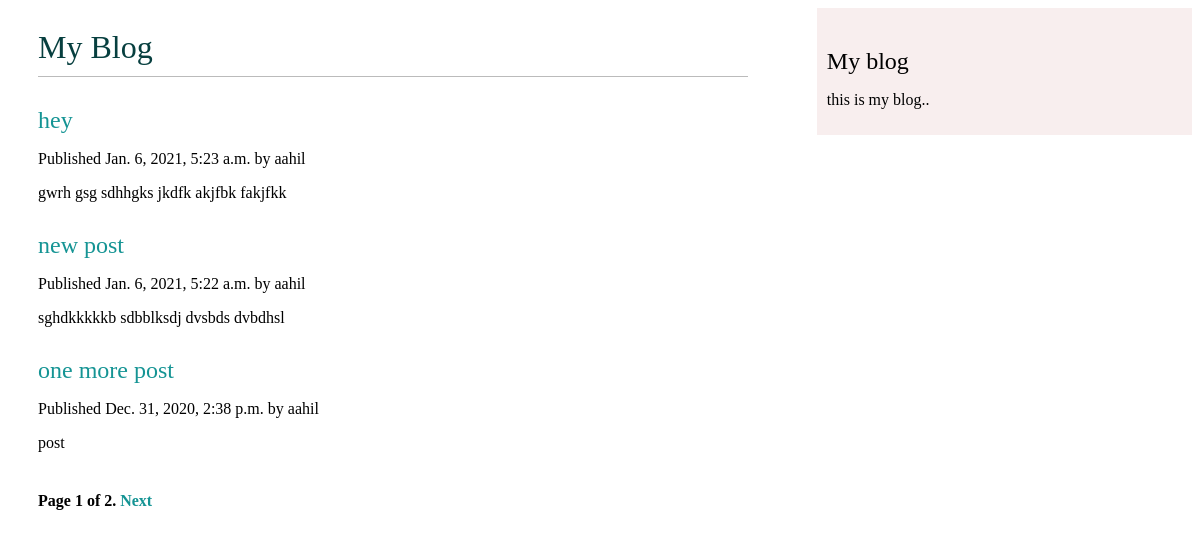
Screenshot of /blog/ with the database file from the repository.
### blog/models.py (models this page shows, shortened)
class Post(models.Model):
    STATUS_CHOICES=(('draft','Draft'),('published','Published'),)
    title=models.CharField(max_length=250)
    slug=models.SlugField(max_length=250,unique_for_date='publish')
    author=models.ForeignKey(User,on_delete=models.CASCADE,related_name='blog_posts')
    body=models.TextField()
    publish=models.DateTimeField(default=timezone.now)
    created=models.DateTimeField(auto_now_add=True)
    updated=models.DateTimeField(auto_now=True)
    status=models.CharField(max_length=10,choices=STATUS_CHOICES,default='draft')
    class Meta:
        ordering=('-publish',)
    object=models.Manager()
    published=PublishedManager()
    def get_absolute_url(self):
        return reverse('blog:post_detail',args=[self.publish.year,self.publish.month,self.publish.day,self.slug])

### blog/views.py (the view)
# urls.py: path('',views.post_list,name='post_list'),
def post_list(request):
    object_list=Post.published.all()
    paginator=Paginator(object_list,3)
    page=request.GET.get('page')
    try:
        posts=paginator.page(page)
    except PageNotAnInteger:
        posts=paginator.page(1)
    except EmptyPage:
        posts=paginator.page(paginator.num_pages)
    return render(request,'post/list.html',{'page':page,'posts':posts})

### blog/models.py (called while the page is built)
    def get_queryset(self):
        return super(PublishedManager,self).get_queryset().filter(status='published')

### templates/post/list.html (shortened to what this page needs)
{% extends "blog/base.html" %}
{% block content %}
<h1>My Blog</h1>
{% for post in posts %}
<h2>
    <a href="{{ post.get_absolute_url }}">
        {{post.title}}
    </a>
</h2>
<p class="date">
    Published {{ post.publish }} by {{ post.author }}
</p>
{{ post.body|truncatewords:30|linebreaks }}
{% endfor %}
{% include "pagination.html" with page=posts %}
{% endblock %}

### templates/blog/base.html (shortened to what this page needs)
{% load static %}
<!DOCTYPE html>
<html>
    <head>
    </head>
    <body>
        <div id="content">
            {% block content %}
            {% endblock %}
        </div>
        <div id="sidebar">
            <h2>My blog</h2>
            <p>this is my blog..</p>
        </div>
    </body>
</html>

### templates/pagination.html (shortened to what this page needs)
<div	class="pagination">
	<span	class="step-links">
	<span	class="current">
	Page	{{	page.number	}}	of	{{	page.paginator.num_pages	}}.
	</span>
	{%	if	page.has_next	%}
	<a	href="?page={{	page.next_page_number	}}">Next</a>
	{%	endif	%}
		</span>
</div>

### templates/blog/base.html (style rules this page uses)
a { color:rgb(21, 148, 148); text-decoration: none; }
#sidebar { float: right; width: 30%; padding: 10px; background: #f8eeee; height: 100%; }
h1 { color: rgb(7, 63, 63); font-weight: normal; border-bottom: 1px solid #bbb; padding: 0 0 10px 0; }
h2 { font-weight: normal; margin: 30px 0 0; }
#content { float: left; width: 60%; padding: 0 0 0 30px; }
.pagination { margin: 40px 0; font-weight: bold; }

### rows the page displays
Post: title "hey", publish "Jan. 6, 2021, 5:23 a.m.", author "aahil", body "gwrh gsg sdhhgks jkdfk akjfbk fakjfkk"
Post: title "new post", publish "Jan. 6, 2021, 5:22 a.m.", author "aahil", body "sghdkkkkkb sdbblksdj dvsbds dvbdhsl"
Post: title "one more post", publish "Dec. 31, 2020, 2:38 p.m.", author "aahil", body "post"

### other values shown
{{ page.number }} "1"
{{ page.paginator.num_pages }} "2"
